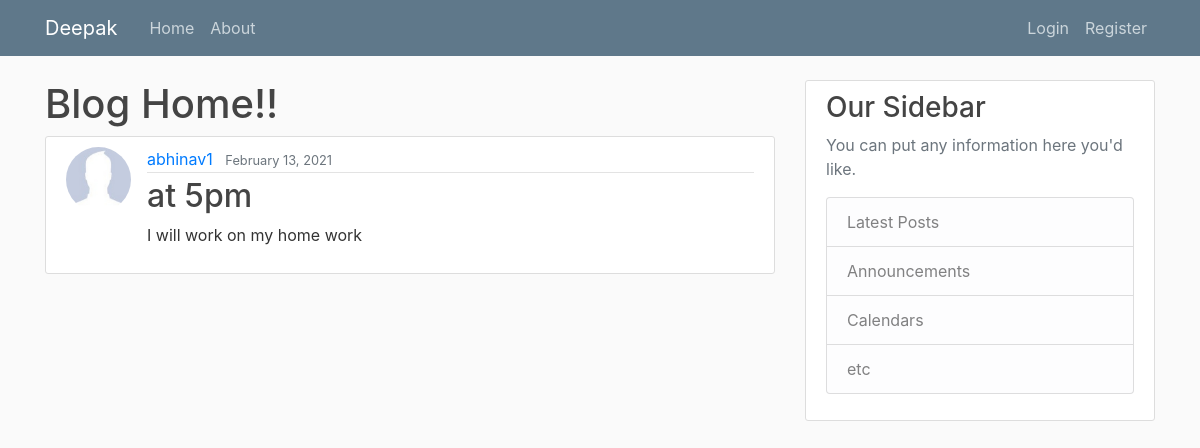
Screenshot of /post/75/ with the database file from the repository.
### blog/models.py (models this page shows, shortened)
class Post(models.Model):
    title=models.CharField(max_length=100)
    content=models.TextField()
    date_posted=models.DateTimeField(default=timezone.now)
    author=models.ForeignKey(User, on_delete=models.CASCADE)

### users/models.py (models this page shows, shortened)
class Profile(models.Model):
    user=models.OneToOneField(User, on_delete=models.CASCADE)
    image=models.ImageField(default='default.jpg', upload_to='profile_pics')

### blog/views.py (the view)
# urls.py: path('post/<int:pk>/', PostDetailView.as_view(),name='post-detail'),
class PostDetailView(DetailView):
    model=Post

### blog/templates/blog/post_detail.html (shortened to what this page needs)
{% extends 'blog/base.html'%}
{%block content%}
    <h1>Blog Home!!</h1>
        <article class="media content-section">
            <img src="{{object.author.profile.image.url}}" class="rounded-circle article-img">
            <div class="media-body">
            <div class="article-metadata">
                <a class="mr-2" href="#">{{ object.author }}</a>
                <small class="text-muted">{{ object.date_posted|date:'F d, Y' }}</small>
            </div>
            <h2 class="article-title" href="#">{{ object.title }}</h2>
            <p class="article-content">{{ object.content }}</p>
            </div>
        </article>
{%endblock content%}

### blog/static/blog/main.css (style rules this page uses)
body { background: #fafafa; color: #333333; margin-top: 5rem; }
h1, h2, h3, h4, h5, h6 { color: #444444; }
.content-section { background: #ffffff; padding: 10px 20px; border: 1px solid #dddddd; border-radius: 3px; margin-bottom: 20px; }
.article-title { color: #444444; }
.article-content { white-space: pre-line; }
.article-img { height: 65px; width: 65px; margin-right: 16px; }
.article-metadata { padding-bottom: 1px; margin-bottom: 4px; border-bottom: 1px solid #e3e3e3 }

### rows the page displays
Post: author.profile.image (placeholder picture), author "abhinav1", date_posted "February 13, 2021", title "at 5pm", content "I will work on my home work"
